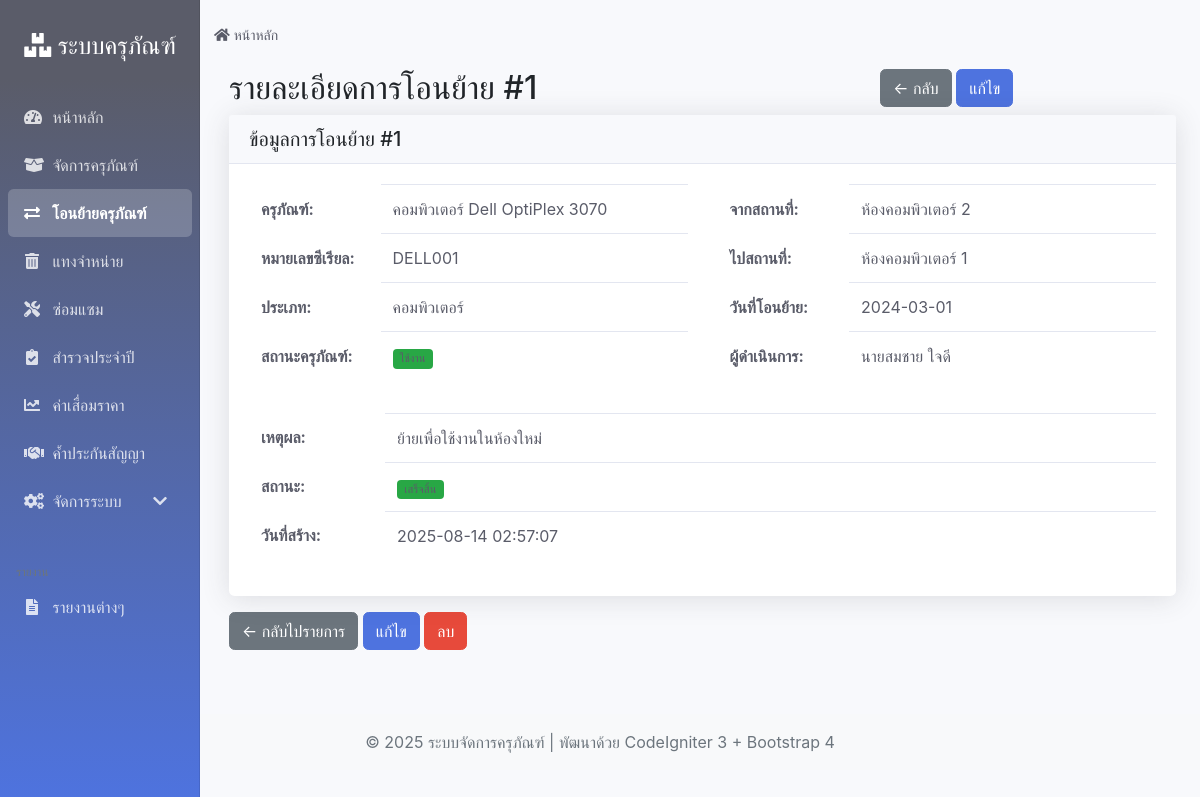
Before: /transfers/view/1 with the older database file.
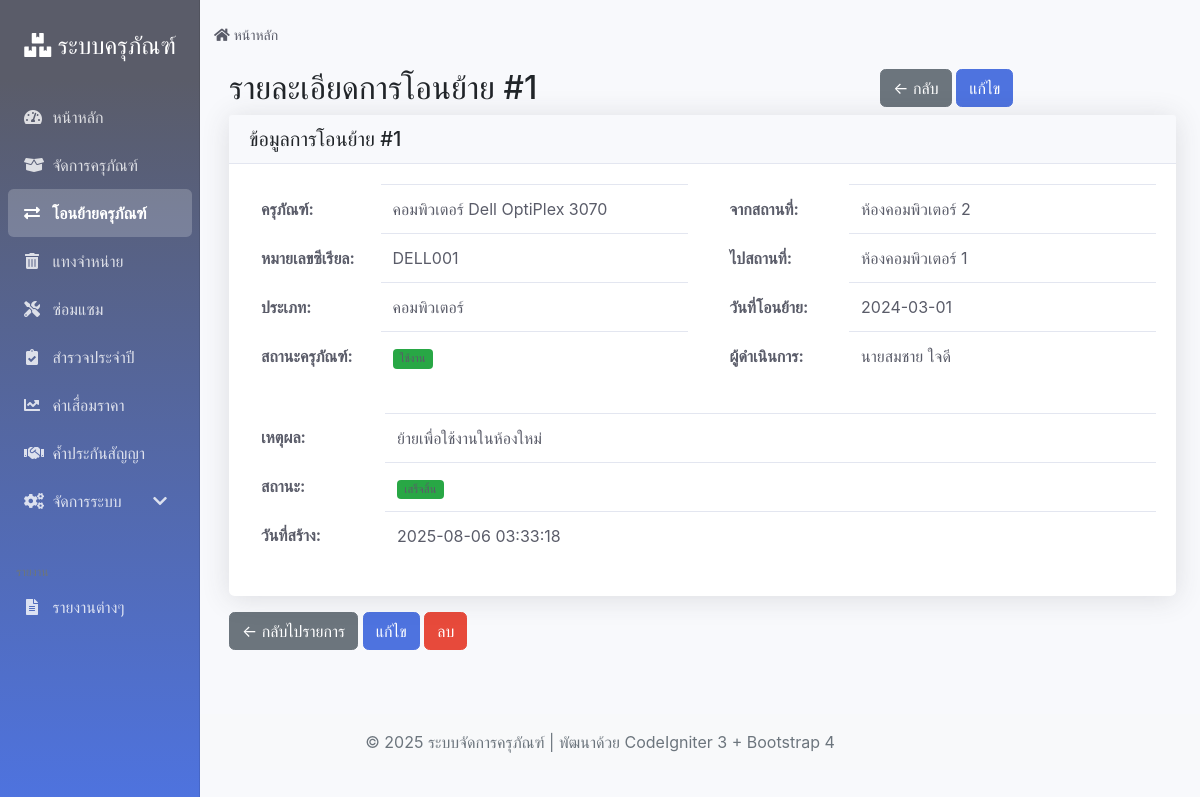
After: the same page with the newer database file.
### tables this page shows
CREATE TABLE `transfers` (
  `transfer_id` int(11) NOT NULL,
  `asset_id` int(11) NOT NULL COMMENT 'รหัสครุภัณฑ์',
  `from_location` varchar(255) NOT NULL COMMENT 'จากสถานที่',
  `to_location` varchar(255) NOT NULL COMMENT 'ไปยังสถานที่',
  `transfer_date` date NOT NULL COMMENT 'วันที่โอนย้าย',
  `transfer_by` varchar(255) NOT NULL COMMENT 'ผู้โอนย้าย',
  `reason` text COMMENT 'เหตุผลในการโอนย้าย',
  `created_at` timestamp NOT NULL DEFAULT CURRENT_TIMESTAMP
);

CREATE TABLE `assets` (
  `asset_id` int(11) NOT NULL,
  `asset_name` varchar(255) NOT NULL COMMENT 'ชื่อครุภัณฑ์',
  `asset_type` varchar(100) NOT NULL COMMENT 'ประเภทครุภัณฑ์',
  `serial_number` varchar(100) DEFAULT NULL COMMENT 'หมายเลขซีเรียล',
  `purchase_date` date NOT NULL COMMENT 'วันที่จัดซื้อ',
  `purchase_price` decimal(15,2) NOT NULL COMMENT 'ราคาจัดซื้อ',
  `current_location` varchar(255) NOT NULL COMMENT 'สถานที่ตั้งปัจจุบัน',
  `status` enum('ใช้งาน','ชำรุด','จำหน่ายแล้ว','ซ่อมแซม') NOT NULL DEFAULT 'ใช้งาน' COMMENT 'สถานะ',
  `warranty_info` text COMMENT 'ข้อมูลการรับประกัน',
  `depreciation_rate` decimal(5,2) NOT NULL DEFAULT '0.00' COMMENT 'อัตราค่าเสื่อมราคา (%)',
  `acquisition_method` varchar(100) NOT NULL COMMENT 'วิธีการได้มา',
  `responsible_person` varchar(255) NOT NULL COMMENT 'ผู้รับผิดชอบ',
  `created_at` timestamp NOT NULL DEFAULT CURRENT_TIMESTAMP,
  `updated_at` timestamp NOT NULL DEFAULT CURRENT_TIMESTAMP ON UPDATE CURRENT_TIMESTAMP
);

### application/controllers/Transfers.php (called while the page is built, shortened)
<?php
class Transfers extends CI_Controller {
    public function __construct()
    {
        $this->load->model('Transfer_model');
        $this->load->model('Asset_model');
        $this->load->helper(array('url', 'form'));
        $this->load->library(array('session', 'form_validation'));
    }
    public function view($transfer_id)
    {
        $data = array();
        $data['transfer'] = $this->Transfer_model->get_transfer_by_id($transfer_id);
        $data['page_title'] = 'รายละเอียดการโอนย้าย #' . $transfer_id;
        $data['page_name'] = 'transfer_detail';
        $this->load->view('templates/header', $data);
        $this->load->view('transfers/view', $data);
        $this->load->view('templates/footer');
    }
}

### index.php (called while the page is built, shortened)
<?php
require_once BASEPATH.'core/CodeIgniter.php';

### application/models/Transfer_model.php (called while the page is built, shortened)
<?php
class Transfer_model extends CI_Model {
    public function get_transfer_by_id($transfer_id)
    {
        $this->db->select('t.*, a.asset_name, a.serial_number, a.asset_type, a.status as asset_status');
        $this->db->from('transfers t');
        $this->db->join('assets a', 't.asset_id = a.asset_id');
        $this->db->where('t.transfer_id', $transfer_id);
        $query = $this->db->get();
        return $query->row_array();
    }
}

### application/views/transfers/view.php (the view, shortened to what this page needs)
<div class="container my-3">
  <div class="row">
    <div class="col-md-8">
      <h2><?= isset($page_title) ? htmlspecialchars($page_title, ENT_QUOTES, 'UTF-8') : 'รายละเอียดการโอนย้าย'; ?></h2>
    </div>
    <div class="col-md-4 text-end">
      <a href="<?= site_url('transfers'); ?>" class="btn btn-secondary">← กลับ</a>
      <a href="<?= site_url('transfers/edit/' . $transfer['transfer_id']); ?>" class="btn btn-primary">แก้ไข</a>
    </div>
  </div>
  <div class="card">
    <div class="card-header">
      <h5 class="mb-0">ข้อมูลการโอนย้าย #<?= htmlspecialchars($transfer['transfer_id'], ENT_QUOTES, 'UTF-8'); ?></h5>
    </div>
    <div class="card-body">
      <div class="row">
        <div class="col-md-6">
          <table class="table table-borderless">
            <tr>
              <th width="30%">ครุภัณฑ์:</th>
              <td><?= htmlspecialchars($transfer['asset_name'], ENT_QUOTES, 'UTF-8'); ?></td>
            </tr>
            <tr>
              <th>หมายเลขซีเรียล:</th>
              <td><?= htmlspecialchars($transfer['serial_number'], ENT_QUOTES, 'UTF-8'); ?></td>
            </tr>
            <tr>
              <th>ประเภท:</th>
              <td><?= htmlspecialchars($transfer['asset_type'], ENT_QUOTES, 'UTF-8'); ?></td>
            </tr>
            <tr>
              <th>สถานะครุภัณฑ์:</th>
              <td>
                <span class="badge bg-<?= $transfer['asset_status'] === 'ใช้งาน' ? 'success' : ($transfer['asset_status'] === 'ซ่อมแซม' ? 'warning' : 'danger'); ?>">
                  <?= htmlspecialchars($transfer['asset_status'], ENT_QUOTES, 'UTF-8'); ?>
                </span>
              </td>
            </tr>
          </table>
        </div>
        <div class="col-md-6">
          <table class="table table-borderless">
            <tr>
              <th width="30%">จากสถานที่:</th>
              <td><?= htmlspecialchars($transfer['from_location'], ENT_QUOTES, 'UTF-8'); ?></td>
            </tr>
            <tr>
              <th>ไปสถานที่:</th>
              <td><?= htmlspecialchars($transfer['to_location'], ENT_QUOTES, 'UTF-8'); ?></td>
            </tr>
            <tr>
              <th>วันที่โอนย้าย:</th>
              <td><?= htmlspecialchars($transfer['transfer_date'], ENT_QUOTES, 'UTF-8'); ?></td>
            </tr>
                         <tr>
               <th>ผู้ดำเนินการ:</th>
               <td><?= htmlspecialchars($transfer['transfer_by'], ENT_QUOTES, 'UTF-8'); ?></td>
             </tr>
          </table>
        </div>
      </div>
      <div class="row mt-3">
        <div class="col-12">
          <table class="table table-borderless">
            <tr>
              <th width="15%">เหตุผล:</th>
              <td><?= htmlspecialchars($transfer['reason'], ENT_QUOTES, 'UTF-8'); ?></td>
            </tr>
                         <tr>
               <th>สถานะ:</th>
               <td>
                 <span class="badge bg-success">เสร็จสิ้น</span>
               </td>
             </tr>
            <tr>
              <th>วันที่สร้าง:</th>
              <td><?= htmlspecialchars($transfer['created_at'], ENT_QUOTES, 'UTF-8'); ?></td>
            </tr>
          </table>
        </div>
      </div>
    </div>
  </div>
  <div class="mt-3">
    <a href="<?= site_url('transfers'); ?>" class="btn btn-secondary">← กลับไปรายการ</a>
    <a href="<?= site_url('transfers/edit/' . $transfer['transfer_id']); ?>" class="btn btn-primary">แก้ไข</a>
    <a href="<?= site_url('transfers/delete/' . $transfer['transfer_id']); ?>" class="btn btn-danger" onclick="return confirm('คุณแน่ใจหรือไม่ที่จะลบการโอนย้ายนี้?')">ลบ</a>
  </div>
</div>

Changed rows visible on the page:
changed transfers "ห้องคอมพิวเตอร์ 2": created_at "2025-08-14 02:57:07" → "2025-08-06 03:33:18"
